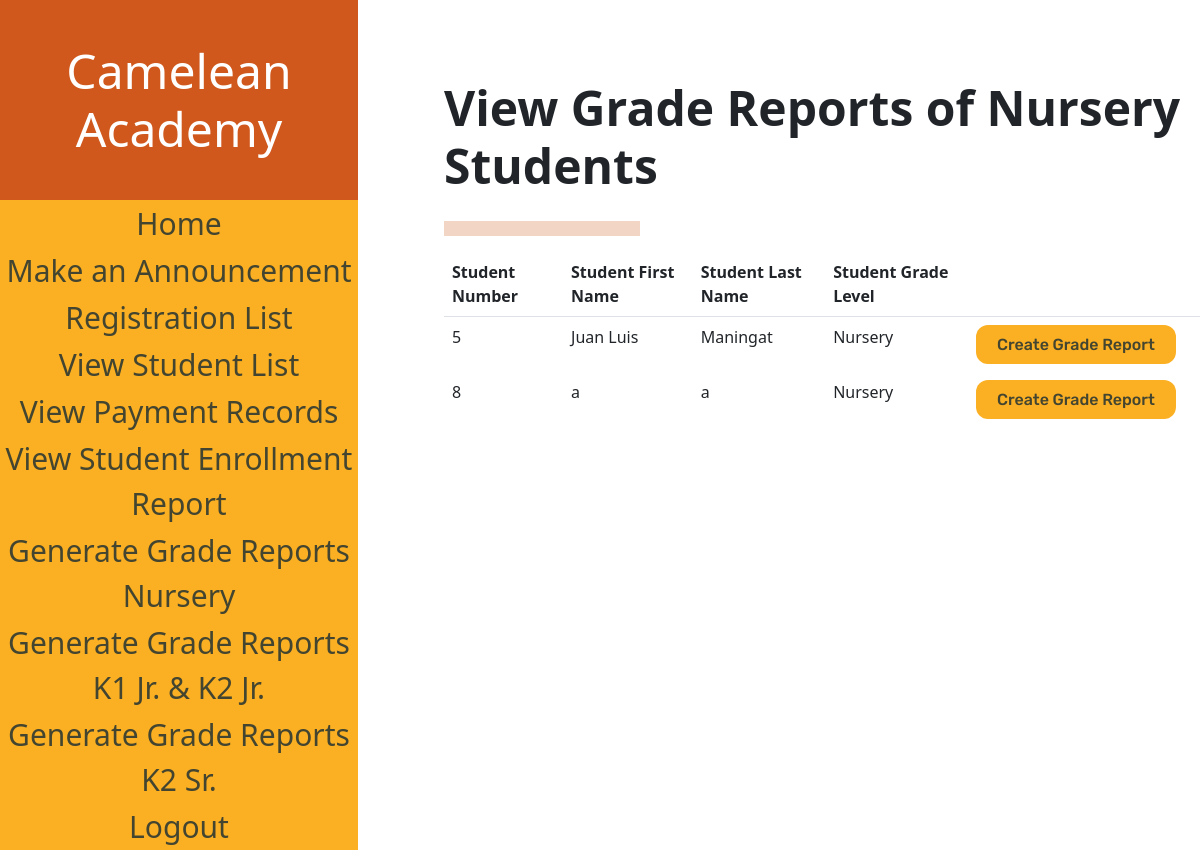
Page /GradeReportListNursery (signed in) on the committed database.
### sis_app/models.py (models this page shows)
class Account(models.Model):
    username = models.CharField(max_length=128)
    password = models.CharField(max_length=128)#passwords should be stored hashed
    class Meta:
        abstract=True # Don't use this line if you want Contact to have its own table

class Student(Account):
    student_firstname = models.CharField(max_length=128, default=None)#
    student_lastname = models.CharField(max_length=128, default=None)#
    student_middlename = models.CharField(max_length=128, default=None)
    student_nickname = models.CharField(max_length=128, default=None)
    student_birthday = models.DateField(default=datetime.date.today())
    grade_levels = [
        ('Nursery','Nursery'),
        ('Kinder 1','Kinder 1'),
        ('Kinder 2 Junior', 'Kinder 2 Junior'),
        ('Kinder 2 Senior', 'Kinder 2 Senior'),
    ]
    student_grade_level = models.CharField(max_length=128, choices=grade_levels, default='Nursery')#
    status =[
    ('Not Enrolled','Not Enrolled'),
    ('Enrolled', 'Enrolled'),
    ]#
    sy = [tuple([x,x]) for x in range(2022,2035)]
    enrollment_status = models.CharField(max_length=20, choices=status,default='Not Enrolled')#
    student_schoolyear_start=models.IntegerField(choices=sy, default=None)#
    student_address = models.CharField(max_length=300, default=None)
    student_religion = models.CharField(max_length=128, default=None, blank=True, null = True)
    student_nationality = models.CharField(max_length=128, default=None)
    student_hobbies = models.TextField(max_length=500, default=None, blank=True, null = True)
    student_likes = models.TextField(max_length=500, default=None, blank=True, null = True)
    student_dislikes = models.TextField(max_length=500, default=None, blank=True, null = True)
    student_shm = models.TextField(max_length=500, default=None, blank=True, null = True)
    student_allergies = models.TextField(max_length=500, default=None, blank=True, null = True)
    student_sd = models.TextField(max_length=500, default=None, blank=True, null = True)
    student_oconsiderations = models.TextField(max_length=500, default=None, blank=True,null = True)
    student_guardianemail = models.EmailField(max_length = 254, default=None)
    student_f_firstname = models.CharField(max_length=128, default=None)
    student_f_lastname = models.CharField(max_length=128, default=None)
    student_f_middlename = models.CharField(max_length=128, default=None)
    student_f_telno = models.CharField(max_length=128, default=None)
    student_f_address = models.CharField(max_length=300, default=None)
    student_f_occupation = models.CharField(max_length=128, default=None, blank=True, null = True)
    student_f_employer = models.CharField(max_length=128, default=None, blank=True,null = True)
    student_f_oaddress = models.CharField(max_length=300, default=None, blank=True,null = True)
    student_f_otelno = models.CharField(max_length=128, default=None, blank=True,null = True)
    student_f_natureofbusiness = models.CharField(max_length=128, default=None, blank=True, null = True)
    student_m_firstname = models.CharField(max_length=128, default=None)
    student_m_lastname = models.CharField(max_length=128, default=None)
    student_m_middlename = models.CharField(max_length=128, default=None)
    student_m_telno = models.CharField(max_length=128, default=None)
    student_m_address = models.CharField(max_length=300, default=None)
    student_m_occupation = models.CharField(max_length=128, default=None, blank=True, null = True)
    student_m_employer = models.CharField(max_length=128, default=None, blank=True, null = True)
    student_m_oaddress = models.CharField(max_length=300, default=None, blank=True, null = True)
    student_m_otelno = models.CharField(max_length=128, default=None, blank=True, null = True)
    student_m_natureofbusiness = models.CharField(max_length=128, default=None, blank=True, null = True)
    student_sibling_name = models.CharField(max_length=300, default=None, blank=True, null = True)
    student_sibling_gender = models.CharField(max_length=128, default=None, blank=True, null = True)
    student_sibling_age = models.IntegerField(default=None, blank=True, null = True)
    student_sibling_school=models.CharField(max_length=300, default=None, blank=True, null = True)
    student_medexp = models.BooleanField(default = False)
    student_rules = models.BooleanField(default = False)
    student_accuracy = models.BooleanField(default = False)
    student_signedname = models.CharField(max_length=300, default=None)
    student_signdate = models.DateField(default=datetime.date.today())
    enrollment_plan_choices =[
    ('Annually','Annually'),
    ('Bi-Annually', 'Bi-Annually'),
    ('Quarterly', 'Quarterly'),
    ]
    student_enrollment_plan = models.CharField(max_length=20, choices=enrollment_plan_choices,default='Annually')

### sis_app/views.py (the view)
# urls.py: path('GradeReportListNursery',views.GradeReportList_Nursery, name="grade_report_nursery"),
@login_required(login_url='sis_app:log_in')
def GradeReportList_Nursery(request):
    if request.user.is_superuser:
        students = Student.objects.filter(student_grade_level = 'Nursery')
        student = {'studentList' : students}
        return render(request,"sis_app/GradeReportNursery_List.html", student)
    else:
        return redirect('sis_app:home')

### sis_app/templates/sis_app/GradeReportNursery_List.html (shortened to what this page needs)
<!DOCTYPE html>
<html>
{% load static %}
<head>
    <link href="https://cdn.jsdelivr.net/npm/bootstrap@5.1.3/dist/css/bootstrap.min.css" rel="stylesheet">
    <link rel="stylesheet" href="{% static "styles\GReportList.css" %}" type="text/css">
</head>
<body>
    <div class="navbar">
        <div class="navbar-table-container">
            <table class = "navbarTable">
                <thead class= "border-bottom font-weight-bold">
                    <h1 class = "navbarHeader">
                        Camelean Academy
                    </h1>
                </thead>
                <tbody>
                    <tr class = "navbarTr">
                        <td data-heading="Testing"><a class="buttonDesignNegative" href="{% url 'sis_app:home' %}">Home</a></td>
                    </tr>
                    <tr class = "navbarTr">
                        <td data-heading="Testing"><a class="buttonDesignNegative" href="{% url 'sis_app:announcement_form' %}">Make an Announcement</a></td>
                    </tr>
                    <tr class = "navbarTr">
                        <td data-heading="Testing"><a class="buttonDesignNegative" href="{% url 'sis_app:registration_list' %}">Registration List</a></td>
                    </tr>
                    <tr class = "navbarTr">
                        <td data-heading="Testing"><a class="buttonDesignNegative" href="{% url 'sis_app:student_list' %}">View Student List</a></td>
                    </tr>
                    <tr class = "navbarTr">
                        <td data-heading="Testing"><a class="buttonDesignNegative" href="{% url 'sis_app:payment_list' %}">View Payment Records</a></td>
                    </tr>
                    <tr class = "navbarTr">
                        <td data-heading="Testing"><a class="buttonDesignNegative" href="{% url 'sis_app:student_enrollment' %}">View Student Enrollment Report</a></td>
                    </tr>
                    <tr class = "navbarTr">
                        <td data-heading="Testing"><a class="buttonDesignNegative" href="{% url 'sis_app:grade_report_nursery' %}">Generate Grade Reports<br> Nursery</a></td>
                    </tr>
                    <tr class = "navbarTr">
                        <td data-heading="Testing"><a class="buttonDesignNegative" href="{% url 'sis_app:grade_report_k1k2jr' %}">Generate Grade Reports<br> K1 Jr. & K2 Jr.</a></td>
                    </tr>
                    <tr class = "navbarTr">
                        <td data-heading="Testing"><a class="buttonDesignNegative" href="{% url 'sis_app:grade_report_kinder2senior' %}">Generate Grade Reports<br> K2 Sr.</a></td>
                    </tr>
                    <tr class = "navbarTr">
                    <td data-heading="Testing"><a class="buttonDesignNegative" href="{% url 'sis_app:log_out' %}">Logout</a></td>
                    </tr>
                </tbody>
            </table>
        </div>
    </div>
    <div class = "elements">
    <h2 class="pageHeading">View Grade Reports of Nursery Students</h2>
    <hr id = "baseHR">
        <div class="table-container">
            <table class = "table table-borderless">
                <thead class= "border-bottom font-weight-bold">
                    <tr>
                        <th>Student Number</th>
                        <th>Student First Name</th>
                        <th>Student Last Name</th>
                        <th>Student Grade Level</th>
                        <th></th>
                        <th></th>
                    </tr>
                </thead>
                <tbody>
                    {% for student in studentList %}
                    <tr>
                        <td data-heading="Student ID">{{student.pk}}</td>
                        <td data-heading="First Name">{{student.student_firstname}}</td>
                        <td data-heading="Last Name">{{student.student_lastname}}</td>
                        <td data-heading="Last Name">{{student.student_grade_level}}</td>
                        <td data-heading="Create Grade Report"><a class="buttonDesignNegative-elements" href="{% url 'sis_app:grade_report_form_nursery' student.id %}">Create Grade Report</a>
                        </td>
                    </tr>
                    {% endfor %}
                </tbody>
            </table>
        </div>
    </div>
</body>
</html>

### sis_app/static/styles/GReportList.css (style rules this page uses)
h1 { display: flex; justify-content: center; align-items: center; background-color: #D0581C; margin:0; color: #FFFFFF; height: 25vh; width: 358px; font-weight: 200; font-size: 48px; text-align: center; }
.navbarTable { background-color: #FBB023; height: 75vh; width: 358px; margin:0; padding:0; position: relative; }
.navbarTr { text-align: center; font-size: 30px; }
a:visited, a:link { color: #434530; text-decoration: none; }
.navbar { margin:0; padding:0; }
body { display: flex; }
h2 { padding-left: 86px; padding-top: 79px; font-weight: 700; font-size: 48px; }
#baseHR { background-color:#D0581C; width:196px; height:15px; margin-top: 27px; margin-left: 86px; }
.table-container { margin-left: 86px; }
.buttonDesignNegative-elements { background: #FBB023; border: 0; border-radius: 12px; cursor: pointer; display: inline-block; font-family: "Rubik", sans-serif; font-size: 16px; font-weight: 500; height: 39px; line-height: 2.5; outline: transparent; padding: 0 1rem; text-align: center; text-decoration: none; white-space: nowrap; width: 200px; margin-left: 10px; }

### rows in the picture
Student: pk "5", student_firstname "Juan Luis", student_lastname "Maningat", student_grade_level "Nursery"
Student: pk "8", student_firstname "a", student_lastname "a", student_grade_level "Nursery"
